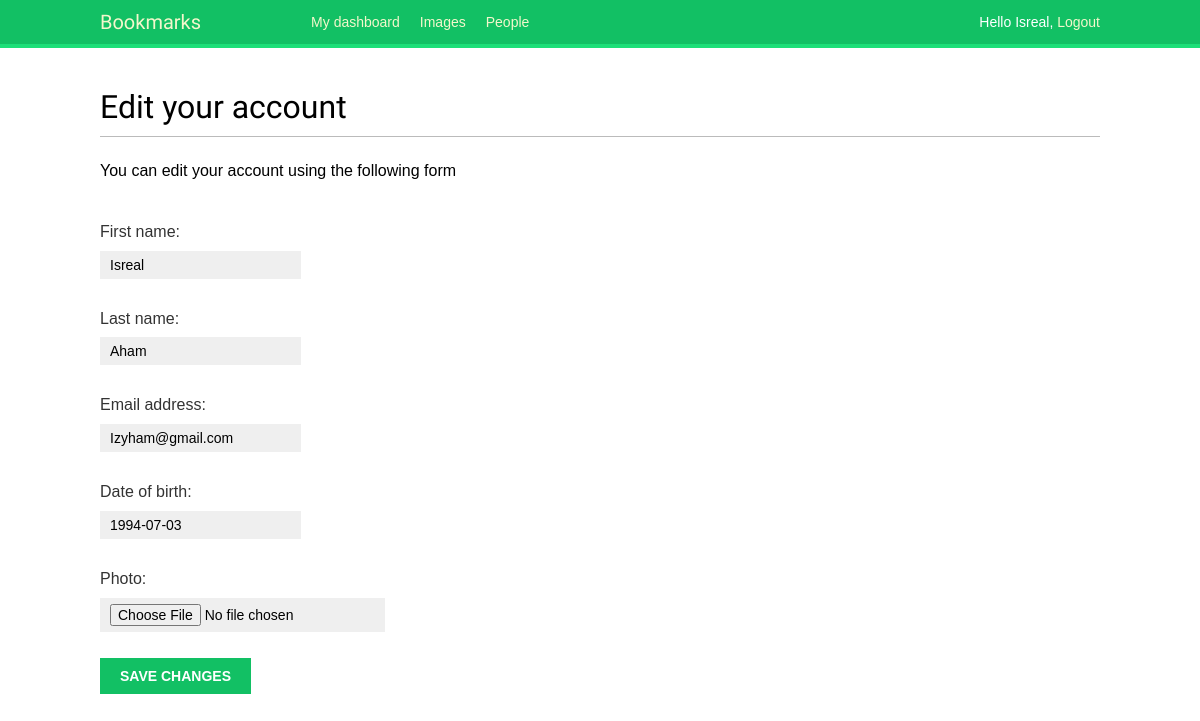
Before: /account/edit_profile/ (signed in) with the older database file.
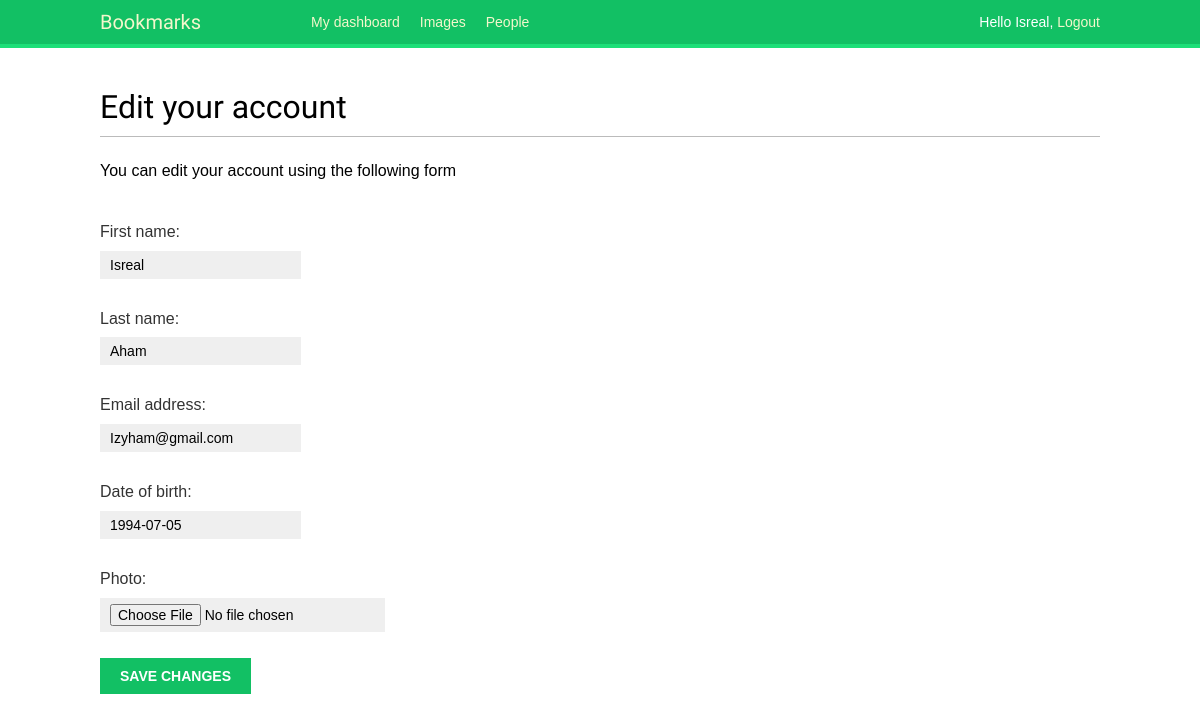
After: the same page with the newer database file.
### account/models.py (models this page shows, shortened)
class Profile(models.Model):
    user = models.OneToOneField(settings.AUTH_USER_MODEL, on_delete=models.CASCADE)
    date_of_birth = models.DateField(blank=True, null=True)
    photo = models.ImageField(upload_to='users/%Y/%m/%d', blank=True)

### account/views.py (the view)
# urls.py: path('edit_profile/', views.edit_profile, name='edit_profile'),
@login_required
def edit_profile(request):
    if request.method == 'POST':
        user_form = UserEditForm(instance=request.user,
                                 data=request.POST)
        profile_form = ProfileEditForm(instance=request.user.profile,
                                       data=request.POST,
                                       files=request.FILES)
        if user_form.is_valid() and profile_form.is_valid():
            user_form.save()
            profile_form.save()
            messages.success(request,'Profile updated successfully')
        else:
            messages.error(request,'Error updating profile')
    else:
        user_form = UserEditForm(instance=request.user)
        profile_form = ProfileEditForm(instance=request.user.profile)
    return render(request,
                  'account/edit_profile.html',
                  {'user_form': user_form,
                   'profile_form': profile_form})

### account/forms.py (shortened to what this page needs)
class UserEditForm(forms.ModelForm):
    class Meta:
        model = User
        fields = ['first_name', 'last_name', 'email']

class ProfileEditForm(forms.ModelForm):
    class Meta:
        model = Profile
        fields = ['date_of_birth', 'photo']

### account/templates/account/edit_profile.html (shortened to what this page needs)
{% extends 'base.html' %}
{% block content %}
    <h1>Edit your account</h1>
    <p>You can edit your account using the following form</p>
    <form method="post" enctype="multipart/form-data"  action="">
        {{ user_form.as_p}}
        {{profile_form.as_p}}
        <p><input type="submit" value="Save changes"></p>
    </form>
{% endblock content %}

### account/templates/base.html (shortened to what this page needs)
{% load static %}
<!DOCTYPE html>
<html lang="en">
<head>
    <link rel="stylesheet" href="{% static 'css/base.css' %}">
</head>
<body>
    <div id="header">
        <span class="logo">Bookmarks</span>
        {% if request.user.is_authenticated %}
            <ul class="menu">
                <li {% if section == "dashboard" %} class="selected" {% endif %}> <a href="{% url 'dashboard' %}"> My dashboard </a></li>
                <li {% if section == "images" %}class="selected"{% endif %}>
                    <a href="#">Images</a>
                </li>
                <li {% if section == "people" %}class="selected"{% endif %}>
                    <a href="#">People</a>
                </li>
            </ul>
        {% endif %}
        <span class="user">
            {% if request.user.is_authenticated %}
                Hello {{ request.user.first_name|default:request.user.username }},
                <a href="{% url 'logout' %}">Logout</a>
            {% else %}
                <a href="{% url 'login' %}">Log-in</a>
            {% endif %}
        </span>
    </div>
    <div id="content">
        {% block content %}
        {% endblock content %}
    </div>
</body>
</html>

### account/static/css/base.css (style rules this page uses)
body { margin:0; padding:0; font-family:helvetica, sans-serif; }
p { line-height: 1.8; }
a { color:#12c064; text-decoration:none; }
h1, h2, h3, h4, h5 , h6 { font-family: 'Muli', sans-serif; font-weight:normal; }
h1 { border-bottom:1px solid #bbb; padding:0 0 10px 0; margin:10px 0 20px 0; }
#header { padding:10px 100px; font-size:14px; background:#12c064; color:#fff; border-bottom:4px solid #1cdf78; overflow:auto; }
#header .logo { font-family: 'Muli', sans-serif; float:left; color:#f3f7cc; font-size:20px; margin-right:10%; }
#header ul.menu { list-style:none; float:left; margin:0; padding:0; }
#header ul.menu li { float:left; padding:4px 10px; }
#header a { color:#f3f7cc; }
#header .user { float:right; padding-top:4px; }
#content { padding:30px 100px; }
form { overflow:auto; }
form p { width:100%; overflow:auto; }
label { float:left; clear:both; color:#333; margin-bottom:4px; }
input, textarea { clear:both; float:left; margin:0 0 10px; background:#efefef; border:0; padding:6px 10px; font-size:14px; }
input[type=submit], a.button { font-weight:bold; background:#12c064; color:#fff; padding:10px 20px; font-size:14px; text-transform:uppercase; }

Changed rows visible on the page:
changed Profile: date_of_birth "1994-07-03" → "1994-07-05"
